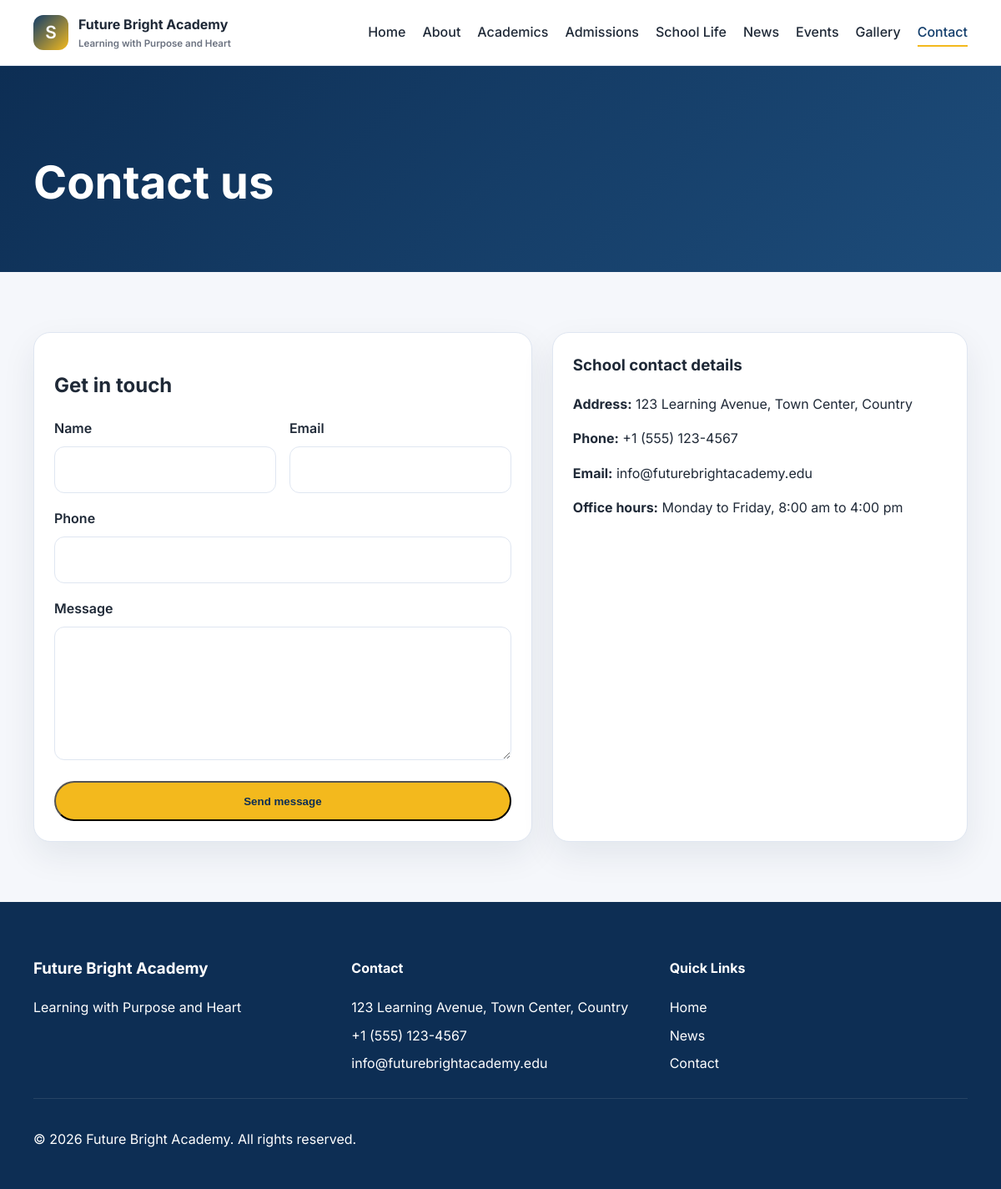
The page /contact.php on the database its author committed.
### tables this page shows
CREATE TABLE IF NOT EXISTS school_settings (
    id INT AUTO_INCREMENT PRIMARY KEY,
    school_name VARCHAR(255) NOT NULL,
    school_tagline VARCHAR(255) DEFAULT NULL,
    school_email VARCHAR(180) DEFAULT NULL,
    school_phone VARCHAR(80) DEFAULT NULL,
    school_address VARCHAR(255) DEFAULT NULL,
    school_vision TEXT DEFAULT NULL,
    school_mission TEXT DEFAULT NULL,
    created_at TIMESTAMP DEFAULT CURRENT_TIMESTAMP
);

### includes/functions.php (called while the page is built, shortened)
<?php
require_once __DIR__ . '/database.php';
function e(string $value): string
{
    return htmlspecialchars($value, ENT_QUOTES, 'UTF-8');
}
function siteUrl(): string
{
    return BASE_URL === '' ? '/' : BASE_URL;
}
function currentYear(): string
{
    return date('Y');
}

### includes/database.php (called while the page is built, shortened)
<?php
require_once __DIR__ . '/config.php';
function getDbConnection(): ?PDO
{
    static $pdo = null;
    if ($pdo instanceof PDO) {
        return $pdo;
    }
    $dsn = 'mysql:host=' . DB_HOST . ';dbname=' . DB_NAME . ';charset=utf8mb4';
    try {
        $pdo = new PDO($dsn, DB_USER, DB_PASS, [
            PDO::ATTR_ERRMODE => PDO::ERRMODE_EXCEPTION,
            PDO::ATTR_DEFAULT_FETCH_MODE => PDO::FETCH_ASSOC,
            PDO::ATTR_EMULATE_PREPARES => false,
        ]);
        return $pdo;
    } catch (PDOException $exception) {
        return null;
    }
}
function fetchSchoolSettings(): array
{
    global $defaultSettings;
    $pdo = getDbConnection();
    try {
        $tables = $pdo->query("SHOW TABLES")->fetchAll(PDO::FETCH_COLUMN);
        $stmt = $pdo->query('SELECT * FROM school_settings ORDER BY id DESC LIMIT 1');
        $settings = $stmt->fetch();
        return array_merge($defaultSettings, $settings);
    } catch (PDOException $exception) {
        return $defaultSettings;
    }
}

### includes/config.php (called while the page is built, shortened)
<?php
$defaultSettings = [
    'school_name' => 'Future Bright Academy',
    'school_tagline' => 'Learning with Purpose and Heart',
    'school_email' => 'info@futurebrightacademy.edu',
    'school_phone' => '+1 (555) 123-4567',
    'school_address' => '123 Learning Avenue, Town Center, Country',
    'school_vision' => 'To inspire confident learners and responsible global citizens.',
    'school_mission' => 'To provide quality education in a nurturing and inclusive environment.'
];

### contact.php (the view, shortened to what this page needs)
<?php
$currentPage = 'contact.php';
require __DIR__ . '/includes/header.php';
?>
<main>
    <section class="page-banner">
        <div class="container">
            <h1>Contact us</h1>
        </div>
    </section>
    <section class="page-content">
        <div class="container contact-layout">
            <div class="card">
                <h2>Get in touch</h2>
                <form method="post" class="form-wrap">
                    <div class="form-row">
                        <div>
                            <label for="name">Name</label>
                            <input id="name" name="name" type="text" required>
                        </div>
                        <div>
                            <label for="email">Email</label>
                            <input id="email" name="email" type="email" required>
                        </div>
                    </div>
                    <div>
                        <label for="phone">Phone</label>
                        <input id="phone" name="phone" type="tel">
                    </div>
                    <div>
                        <label for="message">Message</label>
                        <textarea id="message" name="message" required></textarea>
                    </div>
                    <button class="btn btn-primary" type="submit">Send message</button>
                </form>
            </div>
            <aside class="card">
                <h3>School contact details</h3>
                <p><strong>Address:</strong> <?php echo e($settings['school_address'] ?? 'Address not set yet'); ?></p>
                <p><strong>Phone:</strong> <?php echo e($settings['school_phone'] ?? 'Phone not set yet'); ?></p>
                <p><strong>Email:</strong> <?php echo e($settings['school_email'] ?? 'Email not set yet'); ?></p>
                <p><strong>Office hours:</strong> Monday to Friday, 8:00 am to 4:00 pm</p>
            </aside>
        </div>
    </section>
</main>
<?php require __DIR__ . '/includes/footer.php'; ?>

### includes/navbar.php (shortened to what this page needs)
<?php
$settings = fetchSchoolSettings();
$siteName = $settings['school_name'] ?? 'School Website';
$currentPage = $currentPage ?? basename($_SERVER['PHP_SELF']);
$navItems = [
    ['label' => 'Home', 'url' => BASE_URL . '/', 'file' => 'index.php'],
    ['label' => 'About', 'url' => BASE_URL . '/about.php', 'file' => 'about.php'],
    ['label' => 'Academics', 'url' => BASE_URL . '/academics.php', 'file' => 'academics.php'],
    ['label' => 'Admissions', 'url' => BASE_URL . '/admissions.php', 'file' => 'admissions.php'],
    ['label' => 'School Life', 'url' => BASE_URL . '/school-life.php', 'file' => 'school-life.php'],
    ['label' => 'News', 'url' => BASE_URL . '/news.php', 'file' => 'news.php'],
    ['label' => 'Events', 'url' => BASE_URL . '/events.php', 'file' => 'events.php'],
    ['label' => 'Gallery', 'url' => BASE_URL . '/gallery.php', 'file' => 'gallery.php'],
    ['label' => 'Contact', 'url' => BASE_URL . '/contact.php', 'file' => 'contact.php'],
];
?>
<header class="site-header">
    <div class="container nav-wrap">
        <a href="<?php echo e(siteUrl()); ?>" class="brand" aria-label="Home">
            <span class="brand-mark">S</span>
            <span>
                <strong><?php echo e($siteName); ?></strong>
                <small><?php echo e($settings['school_tagline'] ?? 'Learning with Purpose'); ?></small>
            </span>
        </a>
        <nav class="main-nav" aria-label="Main navigation">
            <ul>
                <?php foreach ($navItems as $item): ?>
                    <li>
                        <a href="<?php echo $item['url']; ?>" class="<?php echo ($item['file'] === $currentPage) ? 'active' : ''; ?>">
                            <?php echo e($item['label']); ?>
                        </a>
                    </li>
                <?php endforeach; ?>
            </ul>
        </nav>
    </div>
</header>

### includes/footer.php (shortened to what this page needs)
<footer class="site-footer">
    <div class="container footer-grid">
        <div>
            <h3><?php echo e($siteName ?? 'School Website'); ?></h3>
            <p><?php echo e($settings['school_tagline'] ?? 'Learning with Purpose and Heart'); ?></p>
        </div>
        <div>
            <h4>Contact</h4>
            <ul>
                <li><?php echo e($settings['school_address'] ?? 'Address not set yet'); ?></li>
                <li><?php echo e($settings['school_phone'] ?? 'Phone not set yet'); ?></li>
                <li><?php echo e($settings['school_email'] ?? 'Email not set yet'); ?></li>
            </ul>
        </div>
        <div>
            <h4>Quick Links</h4>
            <ul>
                <li><a href="<?php echo e(siteUrl()); ?>">Home</a></li>
                <li><a href="<?php echo BASE_URL; ?>/news.php">News</a></li>
                <li><a href="<?php echo BASE_URL; ?>/contact.php">Contact</a></li>
            </ul>
        </div>
    </div>
    <div class="container footer-bottom">
        <p>© <?php echo e(currentYear()); ?> <?php echo e($siteName ?? 'School Website'); ?>. All rights reserved.</p>
    </div>
</footer>
</body>
</html>

### assets/css/style.css (style rules this page uses)
:root { --primary: #123d6b; --primary-dark: #0d2e54; --secondary: #f3b91d; --accent: #eaf2ff; --bg: #f5f7fb; --text: #1f2937; --muted: #6b7280; --white: #ffffff; --border: #dfe6f1; --shadow: 0 16px 40px rgba(17, 34, 66, 0.08); }
* { box-sizing: border-box; }
html { scroll-behavior: smooth; }
body { margin: 0; font-family: 'Inter', sans-serif; background: var(--bg); color: var(--text); line-height: 1.6; }
a { color: var(--primary); text-decoration: none; }
.container { width: min(1120px, calc(100% - 32px)); margin: 0 auto; }
.site-header { background: var(--white); border-bottom: 1px solid var(--border); position: sticky; top: 0; z-index: 10; }
.nav-wrap { display: flex; align-items: center; justify-content: space-between; gap: 20px; min-height: 78px; }
.brand { display: inline-flex; align-items: center; gap: 12px; color: var(--text); font-weight: 600; }
.brand-mark { width: 42px; height: 42px; border-radius: 12px; display: grid; place-items: center; background: linear-gradient(135deg, var(--primary), var(--secondary)); color: var(--white); font-size: 1.3rem; }
.brand strong, .brand small { display: block; }
.brand small { color: var(--muted); font-size: 0.72rem; }
.main-nav ul { display: flex; align-items: center; list-style: none; gap: 20px; margin: 0; padding: 0; }
.main-nav a { color: var(--text); font-weight: 500; position: relative; }
.main-nav a.active, .main-nav a:hover { color: var(--primary); }
.main-nav a.active::after, .main-nav a:hover::after { content: ''; position: absolute; left: 0; bottom: -8px; width: 100%; height: 2px; background: var(--secondary); }
.btn { display: inline-block; border-radius: 999px; padding: 0.9rem 1.5rem; font-weight: 600; transition: 0.2s ease; }
.btn-primary { background: var(--secondary); color: var(--primary-dark); }
.grid-3, .grid-4, .stats-grid, .footer-grid { display: grid; gap: 24px; }
.card { background: var(--white); border: 1px solid var(--border); border-radius: 20px; padding: 24px; box-shadow: var(--shadow); }
.card h3 { margin-top: 0; }
.news-list, .events-list, .gallery-grid, .contact-layout, .admin-grid { display: grid; gap: 24px; }
.page-banner { background: linear-gradient(135deg, #0d2e54, #1d4c7a); color: var(--white); padding: 96px 0 64px; }
.page-banner h1 { margin: 0; font-size: clamp(2rem, 5vw, 3.4rem); }
.page-content { padding: 72px 0; }
.form-wrap { display: grid; gap: 16px; }
.field, textarea, select, input { width: 100%; border: 1px solid var(--border); border-radius: 12px; background: var(--white); padding: 0.9rem 1rem; font: inherit; }
textarea { min-height: 160px; resize: vertical; }
.form-row { display: grid; grid-template-columns: repeat(2, minmax(0, 1fr)); gap: 16px; }
.contact-layout { grid-template-columns: 1.2fr 1fr; }
.site-footer { background: var(--primary-dark); color: var(--white); padding-top: 46px; }
.footer-grid { grid-template-columns: repeat(3, minmax(0, 1fr)); }
.site-footer h3, .site-footer h4, .site-footer a, .site-footer li, .site-footer p { color: var(--white); }
.site-footer ul { list-style: none; padding: 0; margin: 0; display: grid; gap: 8px; }
.footer-bottom { border-top: 1px solid rgba(255,255,255,0.1); margin-top: 28px; padding: 20px 0 30px; }
.form-wrap { display: grid; gap: 18px; }
.form-wrap label { display: block; font-weight: 600; margin-bottom: 8px; }

### rows shown on the page
school_settings: school_name "Future Bright Academy", school_tagline "Learning with Purpose and Heart", school_address "123 Learning Avenue, Town Center, Country", school_phone "+1 (555) 123-4567", school_email "info@futurebrightacademy.edu"

### other values the page prints
$item['label'] "Home"
$item['label'] "About"
$item['label'] "Academics"
$item['label'] "Admissions"
$item['label'] "School Life"
$item['label'] "News"
$item['label'] "Events"
$item['label'] "Gallery"
$item['label'] "Contact"
currentYear() "2026"
